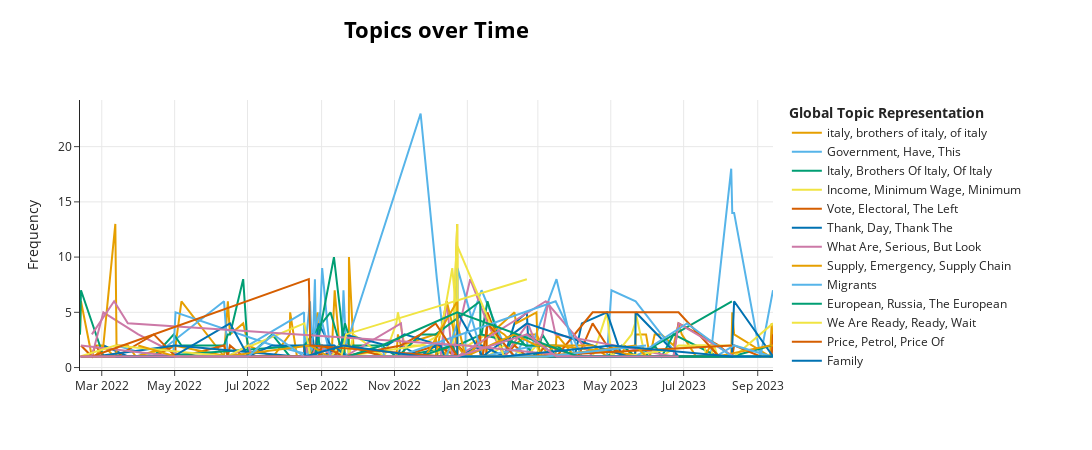

Notebook source saved alongside this figure:
### Code cell
interesting_topics=[5,7,8,11,14,17,19,23,27]
topics_over_time = topic_model.topics_over_time(docs, timestamps)
intertopic_fig = topic_model.visualize_topics_over_time(topics_over_time=topics_over_time, topics=interesting_topics, custom_labels=True)
intertopic_fig = topic_model.visualize_topics_over_time(topics_over_time=topics_over_time, custom_labels=True)

intertopic_fig.write_html(processed_dir + 'html/topics-over-time-specific.html')
intertopic_fig
